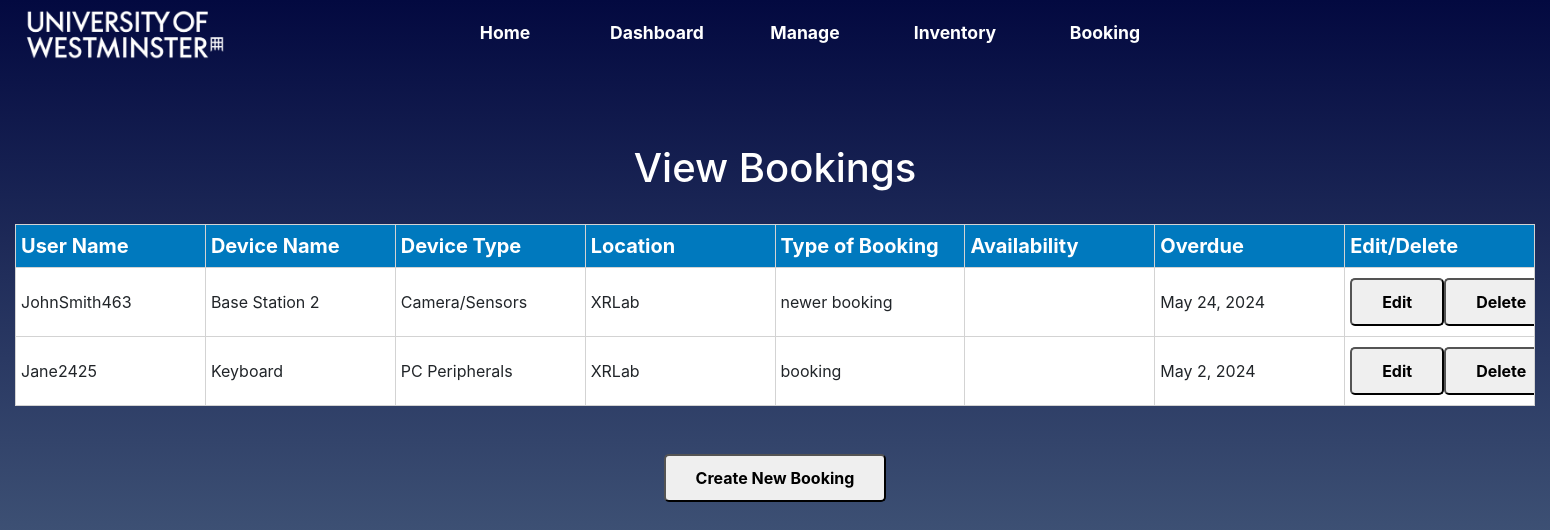
The page /graph_page/ on the database its author committed.
### Site/models.py (models this page shows, shortened)
class Booking(models.Model):
    userID = models.ForeignKey(User, on_delete=models.CASCADE)
    deviceID = models.ForeignKey('Device', on_delete=models.CASCADE)
    bookingType = models.CharField(max_length=50)
    dueDate = models.DateField()

class Device(models.Model):
    deviceName = models.CharField(max_length=50)
    deviceType = models.CharField(max_length = 30)
    deviceQuantity = models.IntegerField()
    deviceAudit = models.DateField()
    deviceLocation = models.CharField(max_length = 30)
    deviceStatus = models.CharField(max_length=40, blank=True)
    deviceComments = models.CharField(max_length=60, blank=True)

### Site/views.py (the view)
# urls.py: path('graph_page/', views.graph_page, name='graph_page'),
def graph_page(request):
  bookings = Booking.objects.select_related('userID', 'deviceID').all()
  template = loader.get_template('graph-page.html')
  context = {
    'booking': bookings
  }
  return HttpResponse(template.render(context,request))

### Site/Templates/graph-page.html (shortened to what this page needs)
{% extends 'base.html' %}
{% block content %}
    <div class="container-fluid">
        <div class="row pt-5">
            <div class="col-12">
                <h1 class="text-center">View Bookings</h1>
            </div>
        </div>
        <div class="row">
            <div class="col-lg-12 col-md-12 m-auto pt-4">
                <table class="bookingTable m-auto">
                    <tr>
                        <th>User Name</th>
                        <th>Device Name</th>
                        <th>Device Type</th>
                        <th>Location</th>
                        <th>Type of Booking</th>
                        <th>Availability</th>
                        <th>Overdue</th>
                        <th>Edit/Delete</th>
                    </tr>
                    {%for b in booking %}
                    <tr>
                        <td>{{ b.userID.username }}</td>
                        <td>{{ b.deviceID.deviceName }}</td>
                        <td>{{ b.deviceID.deviceType }}</td>
                        <td>{{ b.deviceID.deviceLocation}}</td>
                        <td>{{ b.bookingType}}</td>
                        <td>{{ b.deviceID.deviceStatus}}</td>
                        <td>{{ b.dueDate}}</td>
                        <td><div class="d-flex edit-delete">
                            <form method="POST" action="{% url 'edit_booking' b.id %}">
                                <button type="submit">Edit</button>
                            </form>
                            <form method="POST" action="{% url 'delete_booking' b.id %}">
                                <button type="submit">Delete</button>
                            </form>
                        </div></td>
                    </tr>
                    {%endfor%}
                </table>
            </div>
        </div>
        <div class="row pt-5 justify-content-center">
            <a href="{% url 'create_booking' %}"><button>Create New Booking</button></a>
        </div>
    </div>
{%endblock%}

### Site/static/style/style.css (style rules this page uses)
body { min-width: 100vw; min-height: 100vh; background-image: linear-gradient(#030940, #5a748e); overflow-x: hidden; }
h1,h2,h3,h4 { color:white; }
table,td, th { min-width: 100px; min-height: 30px; border: solid 1px lightgray; padding: 5px; background-color: #fff; flex-grow: 1; text-align: left; }
th { background-color: aliceblue; text-align: left; font-size: 20px; color:white; padding-bottom: 6px; padding-top: 6px; position:sticky; top:0; background-color: #0079be; z-index:1; }
td { padding-top: 10px; padding-bottom: 10px; max-width: 0; overflow: hidden; text-overflow: ellipsis; white-space: nowrap; }
tbody tr { transition: background 0.1s ease; height:40px; }
button { padding: 10px; color:#000000; padding: 10px 30px; text-align: center; display:flex; font-size: 16px; transition-duration: 0.4s; cursor: pointer; border-radius: 5px; font-weight: bold; }
.bookingTable { width: 100%; table-layout: fixed; }

### rows shown on the page
Booking: userID.username "JohnSmith463", deviceID.deviceName "Base Station 2", deviceID.deviceType "Camera/Sensors", deviceID.deviceLocation "XRLab", bookingType "newer booking", dueDate "May 24, 2024"
Booking: userID.username "Jane2425", deviceID.deviceName "Keyboard", deviceID.deviceType "PC Peripherals", deviceID.deviceLocation "XRLab", bookingType "booking", dueDate "May 2, 2024"
